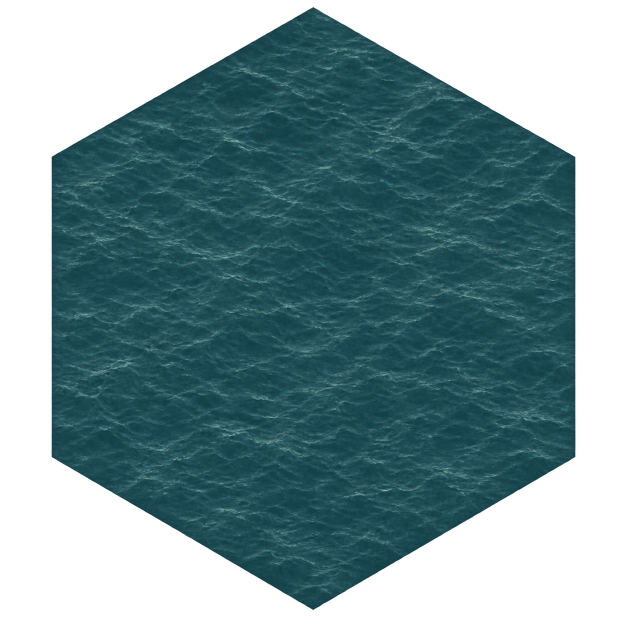
#> input picture Art/reference/v1.6.3-concepts/terrain_water.png, 1254 x 1254 px (shown at 1/2 size)
$ python build-v163-assets.py
#> lines starting #> are read from the running program, lines starting #| are printed output that depends on the picture
"""Compile the approved v1.6.3 image originals into the existing 256px runtime format."""
from pathlib import Path
from PIL import Image

root = Path(__file__).resolve().parents[1]
source = root / 'Art/reference/v1.6.3-concepts'
outputs = {
    'terrain_water.png': 'terrain/terrain_water.png',
    'terrain_bridge.png': 'overlays/terrain_bridge.png',
    'facility_nuclear_power_plant.png': 'facilities/facility_nuclear_power_plant.png',
    'unit_special_forces.png': 'units/unit_special_forces.png',
    'unit_pack_zombie.png': 'units/unit_pack_zombie.png',
}
for name, target in outputs.items():
    image = Image.open(source / name).convert('RGBA')
#> image is the input picture: PIL image 1254x1254 RGBA; mean R, G, B, A 20.1, 48.2, 52.9, 151.8
    image = image.resize((256, 256), Image.Resampling.LANCZOS)
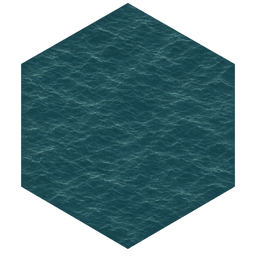
#> image: PIL image 256x256 RGBA; mean R, G, B, A 20.1, 48, 52.8, 151.9; transparent parts drawn white
    destination = root / 'public/assets/board' / target
    destination.parent.mkdir(parents=True, exist_ok=True)
    image.save(destination, optimize=True)
    print(f'{target}: {destination.stat().st_size} bytes')
#> pass 2 of the loop `for name, target in outputs.items():`:
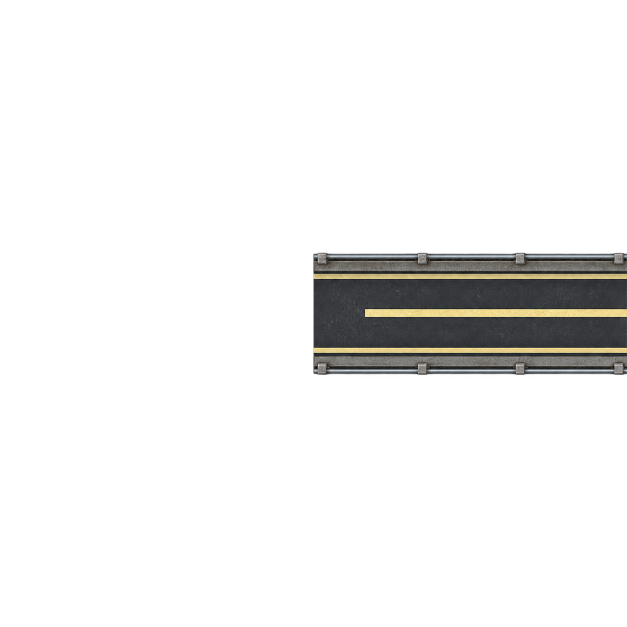
#> input picture Art/reference/v1.6.3-concepts/terrain_bridge.png, 1254 x 1254 px (shown at 1/2 size)
#> image is the input picture: PIL image 1254x1254 RGBA; mean R, G, B, A 9.1, 9, 8.2, 24.3
#> `image = image.resize((256, 256), Image.Resampling.LANCZOS)`:
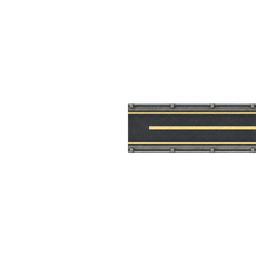
#> image: PIL image 256x256 RGBA; mean R, G, B, A 9.4, 9.2, 8.4, 24.3; transparent parts drawn white
#> pass 3 of the loop `for name, target in outputs.items():`:
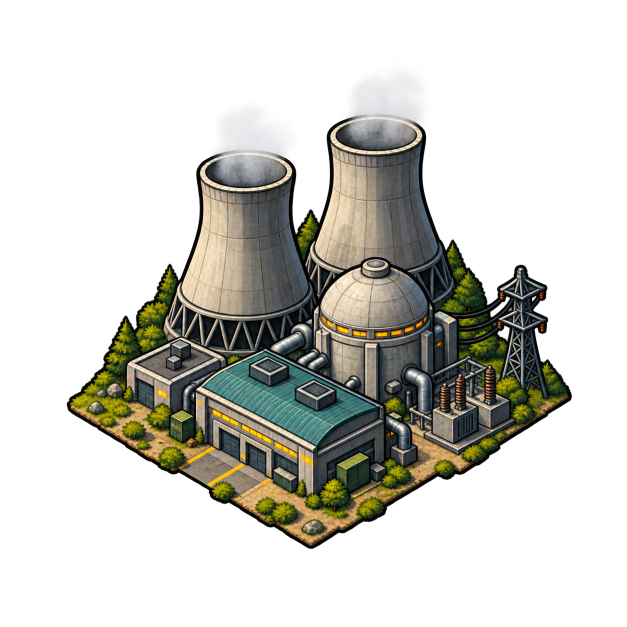
#> input picture Art/reference/v1.6.3-concepts/facility_nuclear_power_plant.png, 1254 x 1254 px (shown at 1/2 size)
#> image is the input picture: PIL image 1254x1254 RGBA; mean R, G, B, A 36.2, 35.9, 29.6, 81.1
#> `image = image.resize((256, 256), Image.Resampling.LANCZOS)`:
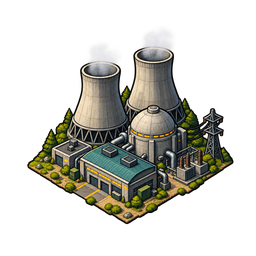
#> image: PIL image 256x256 RGBA; mean R, G, B, A 36.2, 35.8, 29.5, 81.1; transparent parts drawn white
#> the loop made 5 passes; the first 3 are shown
